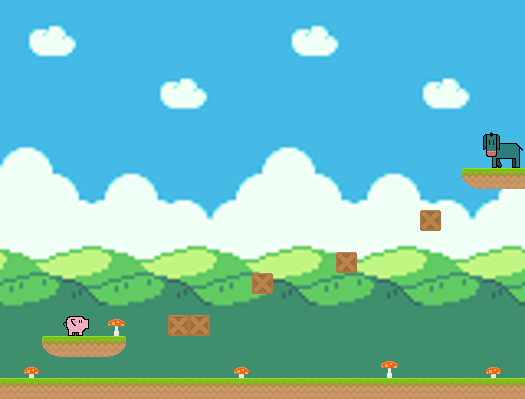

Rendered tile map (Tiled .tmx) drawn with the repository's tilesets; below, a short description and the full map source, tile grids included:
An orthogonal 25x19 tile map with 21x21 px tiles, 6 tile layers (platforms, collectables, objects, mobs, ...), 2 tilesets, 1 image layer.

<map version="1.0" tiledversion="1.0.2" orientation="orthogonal" renderorder="right-down" width="25" height="19" tilewidth="21" tileheight="21" infinite="0" nextobjectid="1">
 <tileset firstgid="1" source="sprites.tsx" />
 <tileset firstgid="901" source="characters.tsx" />
 <imagelayer name="bg">
  <image source="../bg_512x384.png" width="525" height="384" />
 </imagelayer>
 <layer name="platforms" width="25" height="19">
  <data encoding="csv">
0,0,0,0,0,0,0,0,0,0,0,0,0,0,0,0,0,0,0,0,0,0,0,0,0,
0,0,0,0,0,0,0,0,0,0,0,0,0,0,0,0,0,0,0,0,0,0,0,0,0,
0,0,0,0,0,0,0,0,0,0,0,0,0,0,0,0,0,0,0,0,0,0,0,0,0,
0,0,0,0,0,0,0,0,0,0,0,0,0,0,0,0,0,0,0,0,0,0,0,0,0,
0,0,0,0,0,0,0,0,0,0,0,0,0,0,0,0,0,0,0,0,0,0,0,0,0,
0,0,0,0,0,0,0,0,0,0,0,0,0,0,0,0,0,0,0,0,0,0,0,0,0,
0,0,0,0,0,0,0,0,0,0,0,0,0,0,0,0,0,0,0,0,0,0,0,0,0,
0,0,0,0,0,0,0,0,0,0,0,0,0,0,0,0,0,0,0,0,0,0,0,0,0,
0,0,0,0,0,0,0,0,0,0,0,0,0,0,0,0,0,0,0,0,0,0,126,124,124,
0,0,0,0,0,0,0,0,0,0,0,0,0,0,0,0,0,0,0,0,0,0,0,0,0,
0,0,0,0,0,0,0,0,0,0,0,0,0,0,0,0,0,0,0,0,192,0,0,0,0,
0,0,0,0,0,0,0,0,0,0,0,0,0,0,0,0,0,0,0,0,0,0,0,0,0,
0,0,0,0,0,0,0,0,0,0,0,0,0,0,0,0,192,0,0,0,0,0,0,0,0,
0,0,0,0,0,0,0,0,0,0,0,0,192,0,0,0,0,0,0,0,0,0,0,0,0,
0,0,0,0,0,0,0,0,0,0,0,0,0,0,0,0,0,0,0,0,0,0,0,0,0,
0,0,0,0,0,0,0,0,192,192,0,0,0,0,0,0,0,0,0,0,0,0,0,0,0,
0,0,126,124,124,156,0,0,0,0,0,0,0,0,0,0,0,0,0,0,0,0,0,0,0,
0,0,0,0,0,0,0,0,0,0,0,0,0,0,0,0,0,0,0,0,0,0,0,0,0,
124,124,124,124,124,124,124,124,124,124,124,124,124,124,124,124,124,124,124,124,124,124,124,124,124
</data>
 </layer>
 <layer name="collectables" width="25" height="19">
  <data encoding="csv">
0,0,0,0,0,0,0,0,0,0,0,0,0,0,0,0,0,0,0,0,0,0,0,0,0,
0,0,0,0,0,0,0,0,0,0,0,0,0,0,0,0,0,0,0,0,0,0,0,0,0,
0,0,0,0,0,0,0,0,0,0,0,0,0,0,0,0,0,0,0,0,0,0,0,0,0,
0,0,0,0,0,0,0,0,0,0,0,0,0,0,0,0,0,0,0,0,0,0,0,0,0,
0,0,0,0,0,0,0,0,0,0,0,0,0,0,0,0,0,0,0,0,0,0,0,0,0,
0,0,0,0,0,0,0,0,0,0,0,0,0,0,0,0,0,0,0,0,0,0,0,0,0,
0,0,0,0,0,0,0,0,0,0,0,0,0,0,0,0,0,0,0,0,0,0,0,0,0,
0,0,0,0,0,0,0,0,0,0,0,0,0,0,0,0,0,0,0,0,0,0,0,0,0,
0,0,0,0,0,0,0,0,0,0,0,0,0,0,0,0,0,0,0,0,0,0,0,0,0,
0,0,0,0,0,0,0,0,0,0,0,0,0,0,0,0,0,0,0,0,0,0,0,0,0,
0,0,0,0,0,0,0,0,0,0,0,0,0,0,0,0,0,0,0,0,0,0,0,0,0,
0,0,0,0,0,0,0,0,0,0,0,0,0,0,0,0,0,0,0,0,0,0,0,0,0,
0,0,0,0,0,0,0,0,0,0,0,0,0,0,0,0,0,0,0,0,0,0,0,0,0,
0,0,0,0,0,0,0,0,0,0,0,0,0,0,0,0,0,0,0,0,0,0,0,0,0,
0,0,0,0,0,0,0,0,0,0,0,0,0,0,0,0,0,0,0,0,0,0,0,0,0,
0,0,0,0,0,459,0,0,0,0,0,0,0,0,0,0,0,0,0,0,0,0,0,0,0,
0,0,0,0,0,0,0,0,0,0,0,0,0,0,0,0,0,0,0,0,0,0,0,0,0,
0,457,0,0,0,0,0,0,0,0,0,457,0,0,0,0,0,0,459,0,0,0,0,457,0,
0,0,0,0,0,0,0,0,0,0,0,0,0,0,0,0,0,0,0,0,0,0,0,0,0
</data>
 </layer>
 <layer name="objects" width="25" height="19">
  <data encoding="csv">
0,0,0,0,0,0,0,0,0,0,0,0,0,0,0,0,0,0,0,0,0,0,0,0,0,
0,0,0,0,0,0,0,0,0,0,0,0,0,0,0,0,0,0,0,0,0,0,0,0,0,
0,0,0,0,0,0,0,0,0,0,0,0,0,0,0,0,0,0,0,0,0,0,0,0,0,
0,0,0,0,0,0,0,0,0,0,0,0,0,0,0,0,0,0,0,0,0,0,0,0,0,
0,0,0,0,0,0,0,0,0,0,0,0,0,0,0,0,0,0,0,0,0,0,0,0,0,
0,0,0,0,0,0,0,0,0,0,0,0,0,0,0,0,0,0,0,0,0,0,0,0,0,
0,0,0,0,0,0,0,0,0,0,0,0,0,0,0,0,0,0,0,0,0,0,0,0,0,
0,0,0,0,0,0,0,0,0,0,0,0,0,0,0,0,0,0,0,0,0,0,0,0,0,
0,0,0,0,0,0,0,0,0,0,0,0,0,0,0,0,0,0,0,0,0,0,0,0,0,
0,0,0,0,0,0,0,0,0,0,0,0,0,0,0,0,0,0,0,0,0,0,0,0,0,
0,0,0,0,0,0,0,0,0,0,0,0,0,0,0,0,0,0,0,0,0,0,0,0,0,
0,0,0,0,0,0,0,0,0,0,0,0,0,0,0,0,0,0,0,0,0,0,0,0,0,
0,0,0,0,0,0,0,0,0,0,0,0,0,0,0,0,0,0,0,0,0,0,0,0,0,
0,0,0,0,0,0,0,0,0,0,0,0,0,0,0,0,0,0,0,0,0,0,0,0,0,
0,0,0,0,0,0,0,0,0,0,0,0,0,0,0,0,0,0,0,0,0,0,0,0,0,
0,0,0,0,0,0,0,0,0,0,0,0,0,0,0,0,0,0,0,0,0,0,0,0,0,
0,0,0,0,0,0,0,0,0,0,0,0,0,0,0,0,0,0,0,0,0,0,0,0,0,
0,0,0,0,0,0,0,0,0,0,0,0,0,0,0,0,0,0,0,0,0,0,0,0,0,
0,0,0,0,0,0,0,0,0,0,0,0,0,0,0,0,0,0,0,0,0,0,0,0,0
</data>
 </layer>
 <layer name="mobs" width="25" height="19">
  <data encoding="csv">
0,0,0,0,0,0,0,0,0,0,0,0,0,0,0,0,0,0,0,0,0,0,0,0,0,
0,0,0,0,0,0,0,0,0,0,0,0,0,0,0,0,0,0,0,0,0,0,0,0,0,
0,0,0,0,0,0,0,0,0,0,0,0,0,0,0,0,0,0,0,0,0,0,0,0,0,
0,0,0,0,0,0,0,0,0,0,0,0,0,0,0,0,0,0,0,0,0,0,0,0,0,
0,0,0,0,0,0,0,0,0,0,0,0,0,0,0,0,0,0,0,0,0,0,0,0,0,
0,0,0,0,0,0,0,0,0,0,0,0,0,0,0,0,0,0,0,0,0,0,0,0,0,
0,0,0,0,0,0,0,0,0,0,0,0,0,0,0,0,0,0,0,0,0,0,0,0,0,
0,0,0,0,0,0,0,0,0,0,0,0,0,0,0,0,0,0,0,0,0,0,0,0,0,
0,0,0,0,0,0,0,0,0,0,0,0,0,0,0,0,0,0,0,0,0,0,0,0,0,
0,0,0,0,0,0,0,0,0,0,0,0,0,0,0,0,0,0,0,0,0,0,0,0,0,
0,0,0,0,0,0,0,0,0,0,0,0,0,0,0,0,0,0,0,0,0,0,0,0,0,
0,0,0,0,0,0,0,0,0,0,0,0,0,0,0,0,0,0,0,0,0,0,0,0,0,
0,0,0,0,0,0,0,0,0,0,0,0,0,0,0,0,0,0,0,0,0,0,0,0,0,
0,0,0,0,0,0,0,0,0,0,0,0,0,0,0,0,0,0,0,0,0,0,0,0,0,
0,0,0,0,0,0,0,0,0,0,0,0,0,0,0,0,0,0,0,0,0,0,0,0,0,
0,0,0,0,0,0,0,0,0,0,0,0,0,0,0,0,0,0,0,0,0,0,0,0,0,
0,0,0,0,0,0,0,0,0,0,0,0,0,0,0,0,0,0,0,0,0,0,0,0,0,
0,0,0,0,0,0,0,0,0,0,0,0,0,0,0,0,0,0,0,0,0,0,0,0,0,
0,0,0,0,0,0,0,0,0,0,0,0,0,0,0,0,0,0,0,0,0,0,0,0,0
</data>
 </layer>
 <layer name="pig" width="25" height="19">
  <data encoding="csv">
0,0,0,0,0,0,0,0,0,0,0,0,0,0,0,0,0,0,0,0,0,0,0,0,0,
0,0,0,0,0,0,0,0,0,0,0,0,0,0,0,0,0,0,0,0,0,0,0,0,0,
0,0,0,0,0,0,0,0,0,0,0,0,0,0,0,0,0,0,0,0,0,0,0,0,0,
0,0,0,0,0,0,0,0,0,0,0,0,0,0,0,0,0,0,0,0,0,0,0,0,0,
0,0,0,0,0,0,0,0,0,0,0,0,0,0,0,0,0,0,0,0,0,0,0,0,0,
0,0,0,0,0,0,0,0,0,0,0,0,0,0,0,0,0,0,0,0,0,0,0,0,0,
0,0,0,0,0,0,0,0,0,0,0,0,0,0,0,0,0,0,0,0,0,0,0,0,0,
0,0,0,0,0,0,0,0,0,0,0,0,0,0,0,0,0,0,0,0,0,0,0,0,0,
0,0,0,0,0,0,0,0,0,0,0,0,0,0,0,0,0,0,0,0,0,0,0,0,0,
0,0,0,0,0,0,0,0,0,0,0,0,0,0,0,0,0,0,0,0,0,0,0,0,0,
0,0,0,0,0,0,0,0,0,0,0,0,0,0,0,0,0,0,0,0,0,0,0,0,0,
0,0,0,0,0,0,0,0,0,0,0,0,0,0,0,0,0,0,0,0,0,0,0,0,0,
0,0,0,0,0,0,0,0,0,0,0,0,0,0,0,0,0,0,0,0,0,0,0,0,0,
0,0,0,0,0,0,0,0,0,0,0,0,0,0,0,0,0,0,0,0,0,0,0,0,0,
0,0,0,0,0,0,0,0,0,0,0,0,0,0,0,0,0,0,0,0,0,0,0,0,0,
0,0,0,906,0,0,0,0,0,0,0,0,0,0,0,0,0,0,0,0,0,0,0,0,0,
0,0,0,0,0,0,0,0,0,0,0,0,0,0,0,0,0,0,0,0,0,0,0,0,0,
0,0,0,0,0,0,0,0,0,0,0,0,0,0,0,0,0,0,0,0,0,0,0,0,0,
0,0,0,0,0,0,0,0,0,0,0,0,0,0,0,0,0,0,0,0,0,0,0,0,0
</data>
 </layer>
 <layer name="donkey" width="25" height="19">
  <data encoding="csv">
0,0,0,0,0,0,0,0,0,0,0,0,0,0,0,0,0,0,0,0,0,0,0,0,0,
0,0,0,0,0,0,0,0,0,0,0,0,0,0,0,0,0,0,0,0,0,0,0,0,0,
0,0,0,0,0,0,0,0,0,0,0,0,0,0,0,0,0,0,0,0,0,0,0,0,0,
0,0,0,0,0,0,0,0,0,0,0,0,0,0,0,0,0,0,0,0,0,0,0,0,0,
0,0,0,0,0,0,0,0,0,0,0,0,0,0,0,0,0,0,0,0,0,0,0,0,0,
0,0,0,0,0,0,0,0,0,0,0,0,0,0,0,0,0,0,0,0,0,0,0,0,0,
0,0,0,0,0,0,0,0,0,0,0,0,0,0,0,0,0,0,0,0,0,0,0,0,0,
0,0,0,0,0,0,0,0,0,0,0,0,0,0,0,0,0,0,0,0,0,0,0,905,0,
0,0,0,0,0,0,0,0,0,0,0,0,0,0,0,0,0,0,0,0,0,0,0,0,0,
0,0,0,0,0,0,0,0,0,0,0,0,0,0,0,0,0,0,0,0,0,0,0,0,0,
0,0,0,0,0,0,0,0,0,0,0,0,0,0,0,0,0,0,0,0,0,0,0,0,0,
0,0,0,0,0,0,0,0,0,0,0,0,0,0,0,0,0,0,0,0,0,0,0,0,0,
0,0,0,0,0,0,0,0,0,0,0,0,0,0,0,0,0,0,0,0,0,0,0,0,0,
0,0,0,0,0,0,0,0,0,0,0,0,0,0,0,0,0,0,0,0,0,0,0,0,0,
0,0,0,0,0,0,0,0,0,0,0,0,0,0,0,0,0,0,0,0,0,0,0,0,0,
0,0,0,0,0,0,0,0,0,0,0,0,0,0,0,0,0,0,0,0,0,0,0,0,0,
0,0,0,0,0,0,0,0,0,0,0,0,0,0,0,0,0,0,0,0,0,0,0,0,0,
0,0,0,0,0,0,0,0,0,0,0,0,0,0,0,0,0,0,0,0,0,0,0,0,0,
0,0,0,0,0,0,0,0,0,0,0,0,0,0,0,0,0,0,0,0,0,0,0,0,0
</data>
 </layer>
</map>
